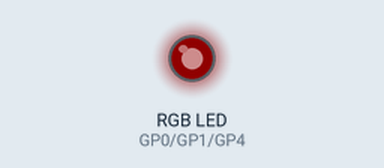
This program was run on a simulated Raspberry Pi Pico running MicroPython. Parts: an RGB LED mixed from three pins (HIGH = lit). Dim RGB values are drawn brighter than linear.

Above: at 0.05 s.
At 0.5 s:
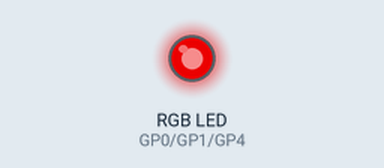
At 1.0 s:
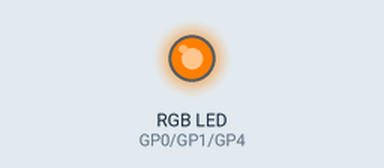
At 2.0 s:
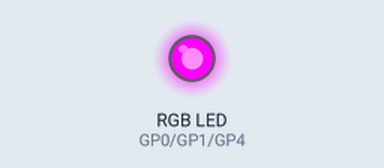
At 2.95 s:
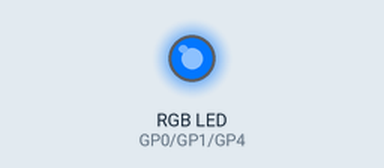
At 3.95 s:
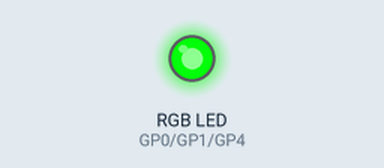
Timing chart, 0 to 9.1 s (numbered marks = the images above):
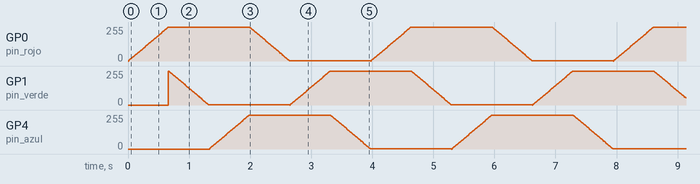

The program:

leedRGB.py
```python
from machine import Pin, PWM
from time import sleep

# Configurar los pines PWM para los colores rojo, verde y azul
pin_rojo = PWM(Pin(0))
pin_verde = PWM(Pin(1))
pin_azul = PWM(Pin(4))

# Fijar la frecuencia PWM (en Hz)
frecuencia_pwm = 1000
pin_rojo.freq(frecuencia_pwm)
pin_verde.freq(frecuencia_pwm)
pin_azul.freq(frecuencia_pwm)

while True:
    # Cambiar el color gradualmente
    for i in range(0, 65535, 1000):  # Cambiar el valor de 1000 según
                                     #la velocidad deseada de cambio de color
        pin_rojo.duty_u16(i)
        sleep(0.01)  # Tiempo de espera para el cambio gradual
    for i in range(65535, 0, -1000):
        pin_verde.duty_u16(i)
        sleep(0.01)
    for i in range(0, 65535, 1000):
        pin_azul.duty_u16(i)
        sleep(0.01)
    for i in range(65535, 0, -1000):
        pin_rojo.duty_u16(i)
        sleep(0.01)
    for i in range(0, 65535, 1000):
        pin_verde.duty_u16(i)
        sleep(0.01)
    for i in range(65535, 0, -1000):
        pin_azul.duty_u16(i)
        sleep(0.01)
```
